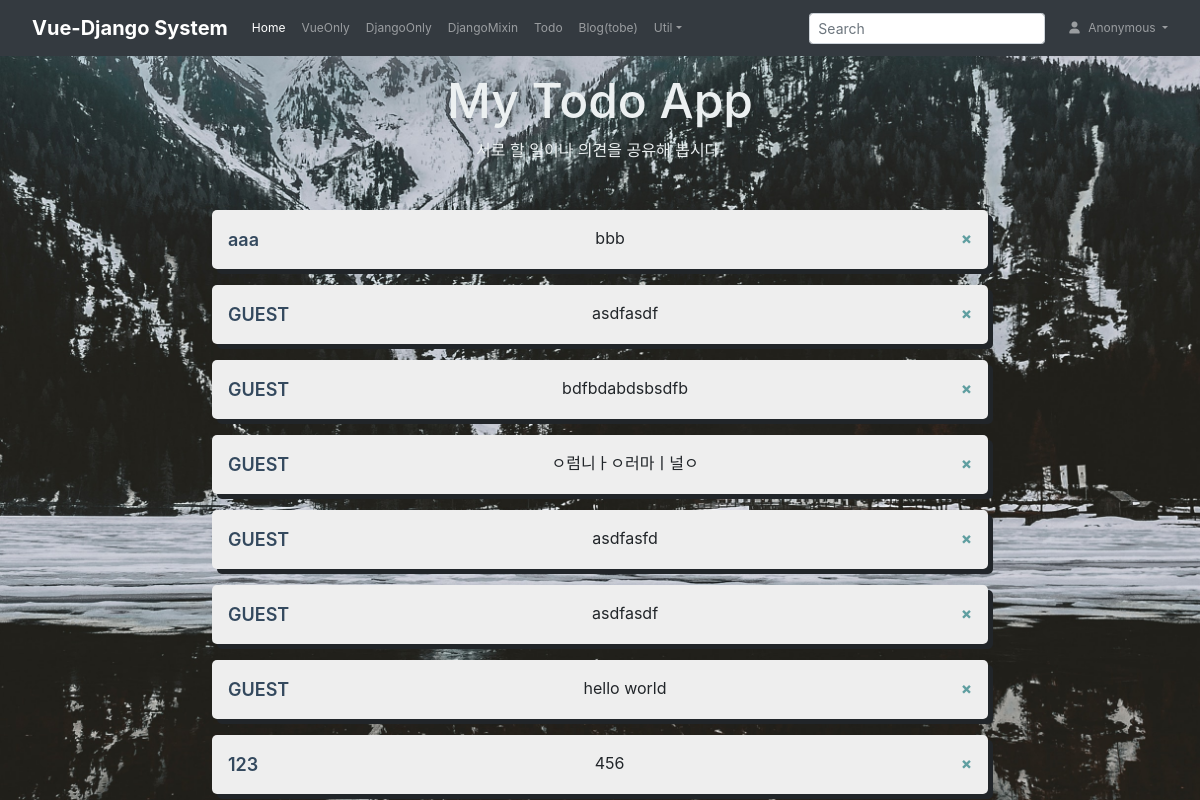
/todo/list/, run on the app's committed database.
### todo/models.py (models this page shows, shortened)
class Todo(models.Model):
    name = models.CharField('NAME', max_length=10, blank=True)
    todo = models.CharField('TODO', max_length=50)

### todo/views.py (the view)
# urls.py: path('list/', views.TodoLV.as_view(), name='list'),
class TodoLV(ListView):
    model = Todo
    template_name = 'todo/todo_list.html'

### todo/templates/todo/todo_list.html (shortened to what this page needs)
{% extends 'base.html' %}
{% block content %}
<div id="app">
  <div class="title-group">
    <h1>My Todo App</h1>
    서로 할 일이나 의견을 공유해 봅시다.
  </div>
  <div class="message-group">
    {% for todo in object_list %}
    <div>
      <span class="writer">{{todo.name}}</span>
      {{todo.todo}}
      <span><a class="remove" href="{% url 'todo:delete' todo.id %}">&#x00D7</a></span>
    </div>
    {% endfor %}
  </div>
</div>
{% endblock %}

### templates/base.html (shortened to what this page needs)
<!DOCTYPE html>
<html lang="en">
<head>
  {% load static %}
  <link href="{% static 'css/style.css' %}" rel="stylesheet">
  <link rel="stylesheet" href="https://stackpath.bootstrapcdn.com/bootstrap/4.3.1/css/bootstrap.min.css">
</head>
<body style="padding-top: 56px;">
  <nav class="navbar navbar-expand-lg navbar-dark bg-dark fixed-top">
    <a class="navbar-brand mx-3 mb-0 font-weight-bold" href="/">Vue-Django System</a>
    <div class="collapse navbar-collapse" id="navbarSupportedContent">
      <ul class="navbar-nav mr-auto">
        <li class="nav-item active">
          <a class="nav-link" href="{% url 'home' %}">Home <span class="sr-only">(current)</span></a>
        </li>
        <li class="nav-item">
          <a class="nav-link" href="{% url 'todo:vonly' %}">VueOnly</a>
        </li>
        <li class="nav-item">
          <a class="nav-link" href="{% url 'todo:create' %}">DjangoOnly</a>
        </li>
        <li class="nav-item">
          <a class="nav-link" href="{% url 'todo:mixin' %}">DjangoMixin</a>
        </li>
        <li class="nav-item">
          <a class="nav-link" href="{% url 'todo:index' %}">Todo</a>
        </li>
        <li class="nav-item">
          <a class="nav-link" href="{% url 'home' %}">Blog(tobe)</a>
        </li>
        <li class="nav-item dropdown">
          <a class="nav-link dropdown-toggle" href="#" data-toggle="dropdown">Util</a>
        </li>
      </ul>
      <form class="form-inline my-2 my-lg-0">
        <input class="form-control form-control-sm mr-sm-2" type="search" placeholder="Search" aria-label="Search">
        <div class="dropdown mx-3">
          <a class="dropdown-toggle" href="#" id="userDropdown" data-toggle="dropdown">
            <i class="fas fa-user"></i> Anonymous
          </a>
        </div>
      </form>
    </div>
  </nav>
  {% block content %}{% endblock %}
</body>
</html>

### static/css/style.css (style rules this page uses)
* { margin: 0; padding: 0; }
html, body { width: 100%; height: 100vh; overflow: hidden; font-family: 'Chilanka', cursive; font-family: 'Gothic A1', sans-serif; }
#app { background-color: #34495e; height: 100%; overflow-y: auto; background: url("../img/bg1.jpg"); width: 100%; background-size: cover; background-position: center; }
.title-group { width: 100%; text-align: center; color: #ecf0f1; padding: 1em; user-select: none; }
.title-group h1 { font-size: 48px; }
.message-group { padding: 1em; width: 70%; margin: auto; height: 70%; user-select: none; }
.message-group div { padding: 1em; display: flex; justify-content: space-between; background-color: #eee; margin: 1em; border-radius: 5px; box-shadow: 5px 5px 0 0; }
.message-group .writer { font-size: 18px; font-weight: 600; color: #34495e; }
.message-group .remove { text-decoration: none; color: cadetblue; font-weight: 800; }
#userDropdown { color: rgba(255,255,255,.5); }
#userDropdown i { margin-right: 5px; }
.navbar { font-size: 12px; }

### data on the page
Todo: name "aaa", todo "bbb"
Todo: name "GUEST", todo "asdfasdf"
Todo: name "GUEST", todo "bdfbdabdsbsdfb"
Todo: name "GUEST", todo "ㅇ럼니ㅏㅇ러마ㅣ널ㅇ"
Todo: name "GUEST", todo "asdfasfd"
Todo: name "GUEST", todo "asdfasdf"
Todo: name "GUEST", todo "hello world"
Todo: name "123", todo "456"
